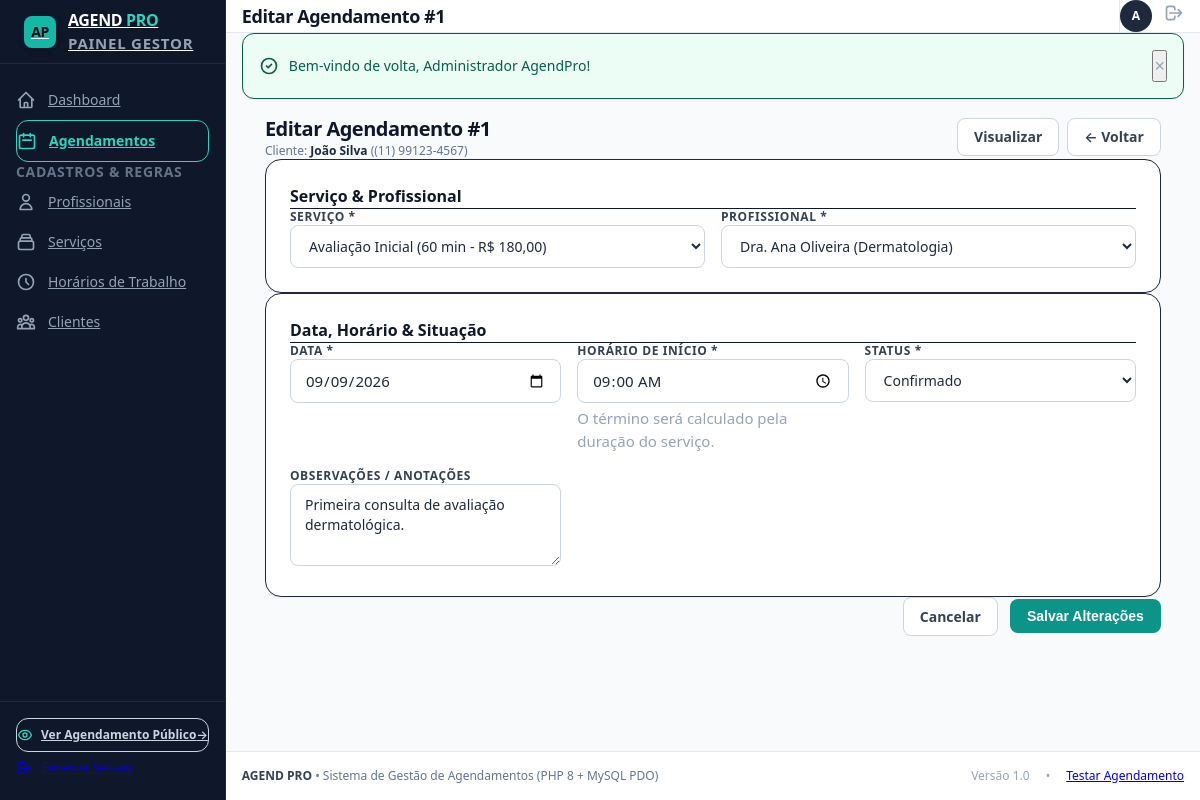
/admin/agendamentos/editar.php?id=1 (signed in), run on the app's committed database.
### tables this page shows
CREATE TABLE IF NOT EXISTS `agendamentos` (
  `id` INT AUTO_INCREMENT PRIMARY KEY,
  `cliente_id` INT NOT NULL,
  `profissional_id` INT NOT NULL,
  `servico_id` INT NOT NULL,
  `data` DATE NOT NULL,
  `hora_inicio` TIME NOT NULL,
  `hora_fim` TIME NOT NULL,
  `status` ENUM('pendente', 'confirmado', 'concluido', 'cancelado') NOT NULL DEFAULT 'pendente',
  `observacao` TEXT NULL,
  `created_at` TIMESTAMP DEFAULT CURRENT_TIMESTAMP,
  `updated_at` TIMESTAMP DEFAULT CURRENT_TIMESTAMP ON UPDATE CURRENT_TIMESTAMP,
  CONSTRAINT `fk_ag_cliente` FOREIGN KEY (`cliente_id`)
    REFERENCES `clientes` (`id`) ON DELETE RESTRICT ON UPDATE CASCADE,
  CONSTRAINT `fk_ag_profissional` FOREIGN KEY (`profissional_id`)
    REFERENCES `profissionais` (`id`) ON DELETE RESTRICT ON UPDATE CASCADE,
  CONSTRAINT `fk_ag_servico` FOREIGN KEY (`servico_id`)
    REFERENCES `servicos` (`id`) ON DELETE RESTRICT ON UPDATE CASCADE,
  INDEX `idx_ag_prof_data_status` (`profissional_id`, `data`, `status`),
  INDEX `idx_ag_data` (`data`),
  INDEX `idx_ag_status` (`status`),
  INDEX `idx_ag_cliente` (`cliente_id`)
);

CREATE TABLE IF NOT EXISTS `clientes` (
  `id` INT AUTO_INCREMENT PRIMARY KEY,
  `nome` VARCHAR(100) NOT NULL,
  `email` VARCHAR(150) NULL DEFAULT NULL,
  `telefone` VARCHAR(20) NOT NULL,
  `created_at` TIMESTAMP DEFAULT CURRENT_TIMESTAMP,
  `updated_at` TIMESTAMP DEFAULT CURRENT_TIMESTAMP ON UPDATE CURRENT_TIMESTAMP,
  INDEX `idx_cliente_email` (`email`),
  INDEX `idx_cliente_telefone` (`telefone`)
);

CREATE TABLE IF NOT EXISTS `servicos` (
  `id` INT AUTO_INCREMENT PRIMARY KEY,
  `nome` VARCHAR(100) NOT NULL,
  `descricao` TEXT NULL,
  `duracao_minutos` INT NOT NULL,
  `preco` DECIMAL(10,2) NOT NULL,
  `ativo` TINYINT(1) NOT NULL DEFAULT 1,
  `created_at` TIMESTAMP DEFAULT CURRENT_TIMESTAMP,
  `updated_at` TIMESTAMP DEFAULT CURRENT_TIMESTAMP ON UPDATE CURRENT_TIMESTAMP,
  INDEX `idx_servico_ativo` (`ativo`)
);

CREATE TABLE IF NOT EXISTS `profissionais` (
  `id` INT AUTO_INCREMENT PRIMARY KEY,
  `nome` VARCHAR(100) NOT NULL,
  `email` VARCHAR(150) NOT NULL,
  `telefone` VARCHAR(20) NOT NULL,
  `especialidade` VARCHAR(100) NOT NULL,
  `ativo` TINYINT(1) NOT NULL DEFAULT 1,
  `created_at` TIMESTAMP DEFAULT CURRENT_TIMESTAMP,
  `updated_at` TIMESTAMP DEFAULT CURRENT_TIMESTAMP ON UPDATE CURRENT_TIMESTAMP,
  INDEX `idx_prof_ativo` (`ativo`),
  INDEX `idx_prof_nome` (`nome`)
);

### includes/functions.php (called while the page is built, shortened)
<?php
function sanitize(?string $value): string
{
    return htmlspecialchars(trim($value), ENT_QUOTES, 'UTF-8');
}

### admin/agendamentos/editar.php (the view, shortened to what this page needs)
<?php
require_once __DIR__ . '/../../includes/functions.php';
$pdo = getDBConnection();
$id = (int)($_GET['id'] ?? 0);
$stmt = $pdo->prepare("SELECT a.*, c.nome AS cliente_nome, c.telefone AS cliente_telefone
                       FROM `agendamentos` a
                       INNER JOIN `clientes` c ON a.cliente_id = c.id
                       WHERE a.id = :id LIMIT 1");
$stmt->execute([':id' => $id]);
$ag = $stmt->fetch();
$servicos = $pdo->query("SELECT id, nome, duracao_minutos, preco FROM `servicos` ORDER BY nome ASC")->fetchAll();
$profissionais = $pdo->query("SELECT id, nome, especialidade FROM `profissionais` ORDER BY nome ASC")->fetchAll();
$servicoId = (int)$ag['servico_id'];
$profissionalId = (int)$ag['profissional_id'];
$data = $ag['data'];
$horaInicio = substr($ag['hora_inicio'], 0, 5);
$status = $ag['status'];
$observacao = $ag['observacao'] ?? '';
include __DIR__ . '/../../includes/header.php';
?>
<div class="max-w-4xl mx-auto space-y-6">
    <div class="flex items-center justify-between">
        <div>
            <h2 class="text-xl font-bold text-slate-900 tracking-tight">Editar Agendamento #<?= $id ?></h2>
            <p class="text-xs text-slate-500 mt-0.5">Cliente: <span class="font-semibold text-slate-800"><?= sanitize($ag['cliente_nome']) ?></span> (<?= sanitize($ag['cliente_telefone']) ?>)</p>
        </div>
        <div class="flex items-center gap-2">
            <a href="/admin/agendamentos/visualizar.php?id=<?= $id ?>" class="btn btn-secondary text-sm">
                Visualizar
            </a>
            <a href="/admin/agendamentos/index.php" class="btn btn-secondary text-sm">
                &larr; Voltar
            </a>
        </div>
    </div>
    <form method="POST" action="/admin/agendamentos/editar.php?id=<?= $id ?>" class="space-y-6">
        <div class="bg-white p-6 rounded-2xl border border-slate-200/80 shadow-sm space-y-4">
            <h3 class="font-bold text-slate-900 text-base border-b border-slate-100 pb-3">Serviço & Profissional</h3>
            <div class="grid grid-cols-1 sm:grid-cols-2 gap-4">
                <div>
                    <label for="servico_id" class="block text-xs font-semibold text-slate-700 uppercase tracking-wider mb-1.5">Serviço *</label>
                    <select id="servico_id" name="servico_id" class="text-sm" required>
                        <?php foreach ($servicos as $s): ?>
                            <option value="<?= $s['id'] ?>" <?= $servicoId === (int)$s['id'] ? 'selected' : '' ?>>
                                <?= sanitize($s['nome']) ?> (<?= $s['duracao_minutos'] ?> min - <?= formatMoney((float)$s['preco']) ?>)
                            </option>
                        <?php endforeach; ?>
                    </select>
                </div>
                <div>
                    <label for="profissional_id" class="block text-xs font-semibold text-slate-700 uppercase tracking-wider mb-1.5">Profissional *</label>
                    <select id="profissional_id" name="profissional_id" class="text-sm" required>
                        <?php foreach ($profissionais as $p): ?>
                            <option value="<?= $p['id'] ?>" <?= $profissionalId === (int)$p['id'] ? 'selected' : '' ?>>
                                <?= sanitize($p['nome']) ?> (<?= sanitize($p['especialidade']) ?>)
                            </option>
                        <?php endforeach; ?>
                    </select>
                </div>
            </div>
        </div>
        <div class="bg-white p-6 rounded-2xl border border-slate-200/80 shadow-sm space-y-4">
            <h3 class="font-bold text-slate-900 text-base border-b border-slate-100 pb-3">Data, Horário & Situação</h3>
            <div class="grid grid-cols-1 sm:grid-cols-3 gap-4">
                <div>
                    <label for="data" class="block text-xs font-semibold text-slate-700 uppercase tracking-wider mb-1.5">Data *</label>
                    <input type="date" id="data" name="data" value="<?= sanitize($data) ?>" required class="text-sm">
                </div>
                <div>
                    <label for="hora_inicio" class="block text-xs font-semibold text-slate-700 uppercase tracking-wider mb-1.5">Horário de Início *</label>
                    <input type="time" id="hora_inicio" name="hora_inicio" value="<?= sanitize($horaInicio) ?>" required class="text-sm font-mono">
                    <span class="text-[11px] text-slate-400 mt-1 block">O término será calculado pela duração do serviço.</span>
                </div>
                <div>
                    <label for="status" class="block text-xs font-semibold text-slate-700 uppercase tracking-wider mb-1.5">Status *</label>
                    <select id="status" name="status" class="text-sm" required>
                        <option value="confirmado" <?= $status === 'confirmado' ? 'selected' : '' ?>>Confirmado</option>
                    </select>
                </div>
                <div class="sm:col-span-3">
                    <label for="observacao" class="block text-xs font-semibold text-slate-700 uppercase tracking-wider mb-1.5">Observações / Anotações</label>
                    <textarea id="observacao" name="observacao" rows="3" class="text-sm"><?= sanitize($observacao) ?></textarea>
                </div>
            </div>
        </div>
        <div class="flex items-center justify-end gap-3 pt-2">
            <a href="/admin/agendamentos/visualizar.php?id=<?= $id ?>" class="btn btn-secondary">Cancelar</a>
            <button type="submit" class="btn btn-primary">Salvar Alterações</button>
        </div>
    </form>
</div>
<?php include __DIR__ . '/../../includes/footer.php'; ?>

### assets/css/style.css (style rules this page uses)
:root { --font-sans: system-ui, -apple-system, BlinkMacSystemFont, 'Segoe UI', Roboto, Helvetica, Arial, sans-serif; --color-primary: #0d9488; --color-primary-hover: #0f766e; --color-primary-light: #ccfbf1; --color-bg-dark: #0f172a; --color-card-dark: #1e293b; --color-border-dark: #334155; }
*, *::before, *::after { box-sizing: border-box; margin: 0; padding: 0; }
body { font-family: var(--font-sans); font-size: 15px; line-height: 1.5; color: #1e293b; background-color: #f8fafc; min-height: 100vh; -webkit-font-smoothing: antialiased; }
.flex { display: flex; }
.grid { display: grid; }
.block { display: block; }
.flex-col { flex-direction: column; }
.items-center { align-items: center; }
.justify-between { justify-content: space-between; }
.justify-end { justify-content: flex-end; }
.gap-2 { gap: 0.5rem; }
.gap-3 { gap: 0.75rem; }
.gap-4 { gap: 1rem; }
.grid-cols-1 { grid-template-columns: repeat(1, minmax(0, 1fr)); }
@media (min-width: 640px) { .sm\:grid-cols-2 { grid-template-columns: repeat(2, minmax(0, 1fr)); } }
@media (min-width: 640px) { .sm\:grid-cols-3 { grid-template-columns: repeat(3, minmax(0, 1fr)); } }
.max-w-4xl { max-width: 56rem; }
.min-h-screen { min-height: 100vh; }
.mx-auto { margin-left: auto; margin-right: auto; }
.mt-1 { margin-top: 0.25rem; }
.p-6 { padding: 1.5rem; }
.border { border-width: 1px; border-style: solid; }
.border-b { border-bottom-width: 1px; border-bottom-style: solid; }
.rounded-2xl { border-radius: 1rem; }
.bg-white { background-color: #ffffff; }
.bg-slate-50 { background-color: #f8fafc; }
.text-slate-400 { color: #94a3b8; }
.text-slate-500 { color: #64748b; }
.text-slate-700 { color: #334155; }
.text-slate-800 { color: #1e293b; }
.text-slate-900 { color: #0f172a; }
.text-xs { font-size: 0.75rem; line-height: 1rem; }
.text-sm { font-size: 0.875rem; line-height: 1.25rem; }
.text-base { font-size: 1rem; line-height: 1.5rem; }
.text-xl { font-size: 1.25rem; line-height: 1.75rem; }
.font-semibold { font-weight: 600; }
.font-bold { font-weight: 700; }
.font-mono { font-family: ui-monospace, SFMono-Regular, Menlo, Monaco, Consolas, monospace; }
.uppercase { text-transform: uppercase; }
.tracking-wider { letter-spacing: 0.05em; }
.tracking-tight { letter-spacing: -0.025em; }
.shadow-sm { box-shadow: 0 1px 2px 0 rgba(0, 0, 0, 0.05); }
input[type="text"], input[type="email"], input[type="password"], input[type="date"], input[type="time"], input[type="tel"], input[type="number"], select, textarea { width: 100%; padding: 0.625rem 0.875rem; font-size: 0.9375rem; font-family: inherit; color: #1e293b; background-color: #ffffff; border: 1px solid #cbd5e1; border-radius: 0.5rem; outline: none; transition: border-color 0.15s ease, box-shadow 0.15s ease; }
.btn { display: inline-flex; align-items: center; justify-content: center; gap: 0.5rem; padding: 0.5rem 1rem; font-size: 0.875rem; font-weight: 600; border-radius: 0.5rem; border: 1px solid transparent; cursor: pointer; text-decoration: none; transition: all 0.15s ease; white-space: nowrap; }
.btn-primary { background-color: #0d9488; color: #ffffff; }
.btn-secondary { background-color: #ffffff; color: #334155; border-color: #cbd5e1; }

### data on the page
agendamentos: cliente.nome "João Silva", cliente.telefone "(11) 99123-4567", servico_id "Avaliação Inicial (60 min - R$ 180,00)", profissional_id "Dra. Ana Oliveira (Dermatologia)", data "09/09/2026", hora_inicio "09:00", status "Confirmado", observacao "Primeira consulta de avaliação dermatológica."

### other printed values
$pageTitle "Editar Agendamento #1"
substr($authUser['nome'] ?? 'A', 0, 1) "A"
$flash['message'] "Bem-vindo de volta, Administrador AgendPro!"
$id "1"
